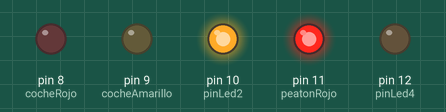
Bench run of a sketch on a simulated Arduino Uno, built with avr-gcc and run on an emulated ATmega328P. On the bench: output pins drawn as LEDs (lit = HIGH).

Above: at 2.5 s.
At 6.07 s:
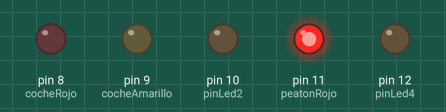
At 9.27 s:
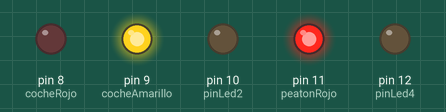
At 12.6 s:
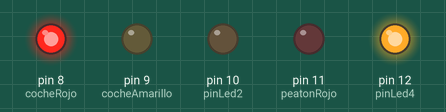
At 16.2 s:
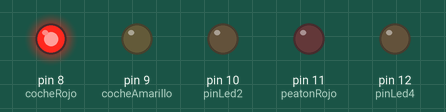
Timing chart, 0 to 21.4 s (numbered marks = the images above):
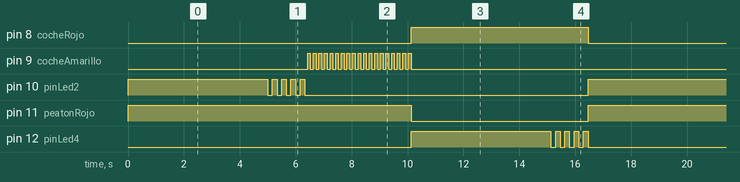

Measured:
- by itself, pin 8 (cocheRojo): alternates HIGH for 6.3 s and LOW for 10.1 s
- by itself, pin 9 (cocheAmarillo): repeats every 16.5 s: HIGH 0.10 s, LOW 12.8 s, 18 × (HIGH 0.10 s, LOW 0.10 s)
- by itself, pin 10 (pinLed2), pin 12 (pinLed4): repeats every 16.5 s: 4 × (LOW 0.17 s, HIGH 0.17 s), LOW 10.1 s, HIGH 5.0 s
- by itself, pin 11 (peatonRojo): alternates HIGH for 10.1 s and LOW for 6.3 s

The sketch:

sem_foro.ino
```cpp
int duracionLed = 5000 ;
int cocheRojo=8;
int cocheAmarillo=9;
int pinLed2=10;
int peatonRojo=11;
int pinLed4=12;
// the setup function runs once when you press reset or power the board
void setup() {
  // initialize digital pin LED_BUILTIN as an output.
  pinMode(cocheRojo, OUTPUT);
  pinMode(cocheAmarillo, OUTPUT);
  pinMode(pinLed2, OUTPUT);
  pinMode(peatonRojo, OUTPUT);
  pinMode(pinLed4, OUTPUT);
}
void loop() {
  digitalWrite(pinLed2, HIGH);
  digitalWrite(peatonRojo, HIGH);
  delay(duracionLed);
 for (int i =0 ; i< 4; i = i+1) {
  digitalWrite(pinLed2, LOW);
  delay(duracionLed/30);
  digitalWrite(pinLed2, HIGH);
  delay(duracionLed/30);
 }

  digitalWrite(pinLed2, LOW);
  digitalWrite(cocheAmarillo, HIGH);
   for (int i =0 ; i< 19; i = i+1) {
  digitalWrite(cocheAmarillo, LOW);
  delay(duracionLed/50);
  digitalWrite(cocheAmarillo, HIGH);
  delay(duracionLed/50);
 }
  digitalWrite(cocheAmarillo, LOW);
  digitalWrite(peatonRojo, LOW);
  digitalWrite(cocheRojo, HIGH);
  digitalWrite(pinLed4, HIGH);
  delay(duracionLed);
// parpadeo verde 1
/*
  digitalWrite(pinLed4, LOW);
  delay(duracionLed/6);
  digitalWrite(pinLed4, HIGH);
  delay(duracionLed/6);
 */
 for (int i =0 ; i< 4; i = i+1) {
  digitalWrite(pinLed4, LOW);
  delay(duracionLed/30);
  digitalWrite(pinLed4, HIGH);
  delay(duracionLed/30);
 }
  digitalWrite(cocheRojo, LOW);
  digitalWrite(pinLed4, LOW);


}
```
